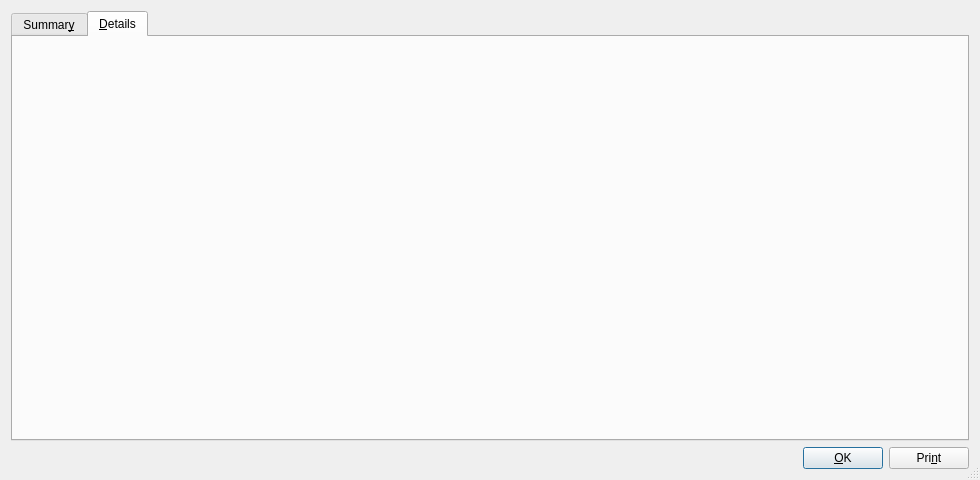
<?xml version="1.0" encoding="UTF-8"?>
<ui version="4.0">
 <class>KReconciliationReportDlgDecl</class>
 <widget class="QDialog" name="KReconciliationReportDlgDecl">
  <property name="geometry">
   <rect>
    <x>0</x>
    <y>0</y>
    <width>980</width>
    <height>480</height>
   </rect>
  </property>
  <property name="windowTitle">
   <string>Reconciliation report</string>
  </property>
  <property name="sizeGripEnabled">
   <bool>true</bool>
  </property>
  <layout class="QVBoxLayout">
   <item>
    <widget class="KTabWidget" name="m_tabWidget">
     <property name="currentIndex">
      <number>1</number>
     </property>
     <widget class="QWidget" name="m_summaryTab">
      <attribute name="title">
       <string>Summar&amp;y</string>
      </attribute>
      <layout class="QVBoxLayout" name="m_summaryLayout"/>
     </widget>
     <widget class="QWidget" name="m_detailsTab">
      <attribute name="title">
       <string>&amp;Details</string>
      </attribute>
      <layout class="QVBoxLayout" name="m_detailsLayout"/>
     </widget>
    </widget>
   </item>
   <item>
    <layout class="QHBoxLayout">
     <item>
      <spacer name="spacer12">
       <property name="orientation">
        <enum>Qt::Horizontal</enum>
       </property>
       <property name="sizeType">
        <enum>QSizePolicy::Expanding</enum>
       </property>
       <property name="sizeHint" stdset="0">
        <size>
         <width>40</width>
         <height>20</height>
        </size>
       </property>
      </spacer>
     </item>
     <item>
      <widget class="QPushButton" name="m_okButton">
       <property name="text">
        <string>&amp;OK</string>
       </property>
      </widget>
     </item>
     <item>
      <widget class="QPushButton" name="m_printButton">
       <property name="text">
        <string>Pri&amp;nt</string>
       </property>
      </widget>
     </item>
    </layout>
   </item>
  </layout>
 </widget>
 <layoutdefault spacing="6" margin="11"/>
 <customwidgets>
  <customwidget>
   <class>KTabWidget</class>
   <extends>QTabWidget</extends>
   <header>ktabwidget.h</header>
   <container>1</container>
  </customwidget>
 </customwidgets>
 <includes>
  <include location="local">ktabwidget.h</include>
 </includes>
 <resources/>
 <connections>
  <connection>
   <sender>m_okButton</sender>
   <signal>clicked()</signal>
   <receiver>KReconciliationReportDlgDecl</receiver>
   <slot>close()</slot>
   <hints>
    <hint type="sourcelabel">
     <x>20</x>
     <y>20</y>
    </hint>
    <hint type="destinationlabel">
     <x>20</x>
     <y>20</y>
    </hint>
   </hints>
  </connection>
 </connections>
</ui>
